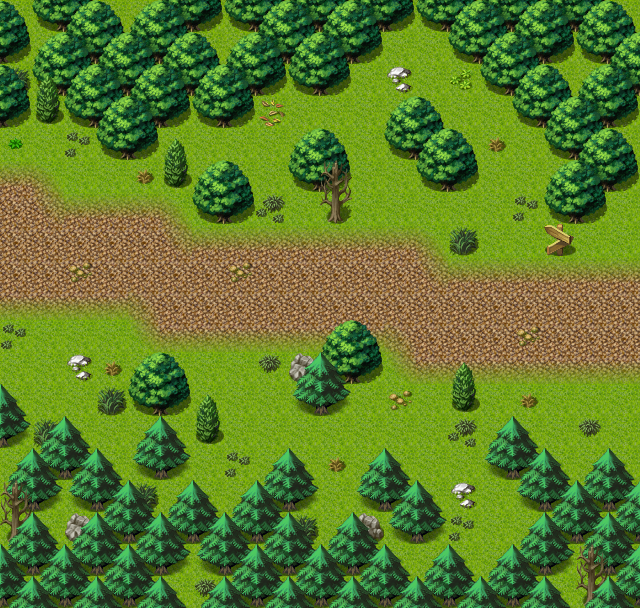

Below is a game level as drawn by its tile map, then a one-line description and the .tmx that defines it (tile-layer data replaced by summaries):
An orthogonal 20x19 tile map with 32x32 px tiles, 3 tile layers (Ground, Objects, Above), 1 hidden layer not drawn, 11 tilesets and 5 objects (2x mapchange, 2x spawn, sign).

<map version="1.0" orientation="orthogonal" width="20" height="19" tilewidth="32" tileheight="32">
    <properties>
        <property name="outdoors" value="1" />
    </properties>
    <tileset firstgid="1" name="map_6" tilewidth="32" tileheight="32">
        <image source="../drawable/map_6.png" width="256" height="256" />
    </tileset>
    <tileset firstgid="65" name="map_0" tilewidth="32" tileheight="32">
        <image source="../drawable/map_0.png" width="256" height="256" />
    </tileset>
    <tileset firstgid="129" name="map_19" tilewidth="32" tileheight="32">
        <image source="../drawable/map_19.png" width="256" height="256" />
    </tileset>
    <tileset firstgid="193" name="map_17" tilewidth="32" tileheight="32">
        <image source="../drawable/map_17.png" width="256" height="256" />
    </tileset>
    <tileset firstgid="257" name="map_1" tilewidth="32" tileheight="32">
        <image source="../drawable/map_1.png" width="256" height="256" />
    </tileset>
    <tileset firstgid="321" name="map_5" tilewidth="32" tileheight="32">
        <image source="../drawable/map_5.png" width="256" height="256" />
    </tileset>
    <tileset firstgid="385" name="map_16" tilewidth="32" tileheight="32">
        <image source="../drawable/map_16.png" width="256" height="256" />
    </tileset>
    <tileset firstgid="449" name="map_4" tilewidth="32" tileheight="32">
        <image source="../drawable/map_4.png" width="256" height="256" />
    </tileset>
    <tileset firstgid="513" name="map_3" tilewidth="32" tileheight="32">
        <image source="../drawable/map_3.png" width="256" height="256" />
    </tileset>
    <tileset firstgid="577" name="map_7" tilewidth="32" tileheight="32">
        <image source="../drawable/map_7.png" width="256" height="256" />
    </tileset>
    <tileset firstgid="641" name="map_2" tilewidth="32" tileheight="32">
        <image source="../drawable/map_2.png" width="256" height="256" />
    </tileset>
    <layer name="Ground" width="20" height="19">
        <data>[380 cells, 380 non-empty, 4 distinct tile ids]</data>
    </layer>
    <layer name="Objects" width="20" height="19">
        <data>[380 cells, 190 non-empty, 26 distinct tile ids]</data>
    </layer>
    <layer name="Above" width="20" height="19">
        <data>[380 cells, 68 non-empty, 6 distinct tile ids]</data>
    </layer>
    <layer name="Walkable" width="20" height="19" visible="0">
        <data>[380 cells, 170 non-empty, 1 distinct tile ids]</data>
    </layer>
    <objectgroup name="Mapevents" visible="0">
        <object name="west" type="mapchange" x="0" y="128" width="32" height="288">
            <properties>
                <property name="map" value="road1" />
                <property name="place" value="east" />
            </properties>
        </object>
        <object name="east" type="mapchange" x="608" y="192" width="32" height="288">
            <properties>
                <property name="map" value="road3" />
                <property name="place" value="west" />
            </properties>
        </object>
        <object name="sign_road2" type="sign" x="544" y="224" width="32" height="32" />
    </objectgroup>
    <objectgroup name="Spawn" visible="0">
        <object name="forestserpent2" type="spawn" x="192" y="384" width="352" height="192">
            <properties>
                <property name="spawngroup" value="forestserpent2" />
            </properties>
        </object>
        <object name="forestwolf1" type="spawn" x="192" y="96" width="352" height="128">
            <properties>
                <property name="spawngroup" value="forestwolf1" />
            </properties>
        </object>
    </objectgroup>
    <objectgroup name="Keys" visible="0" />
</map>
